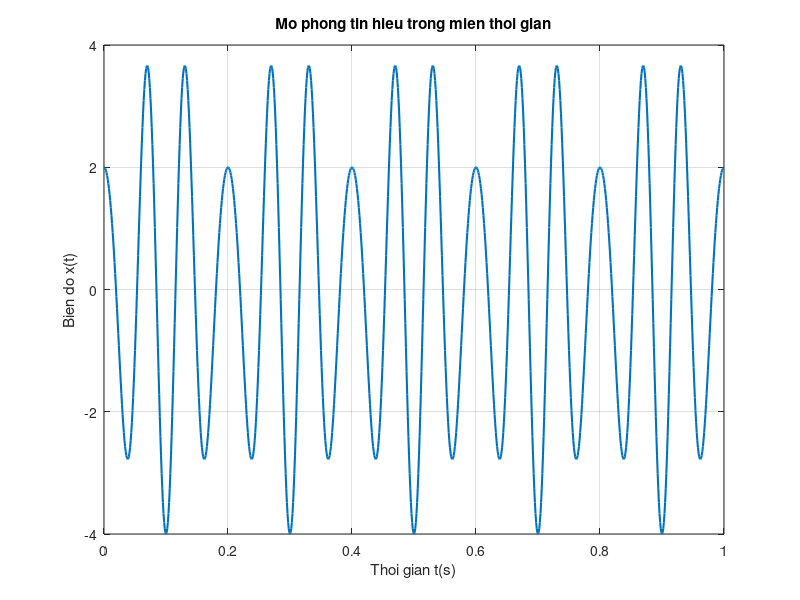
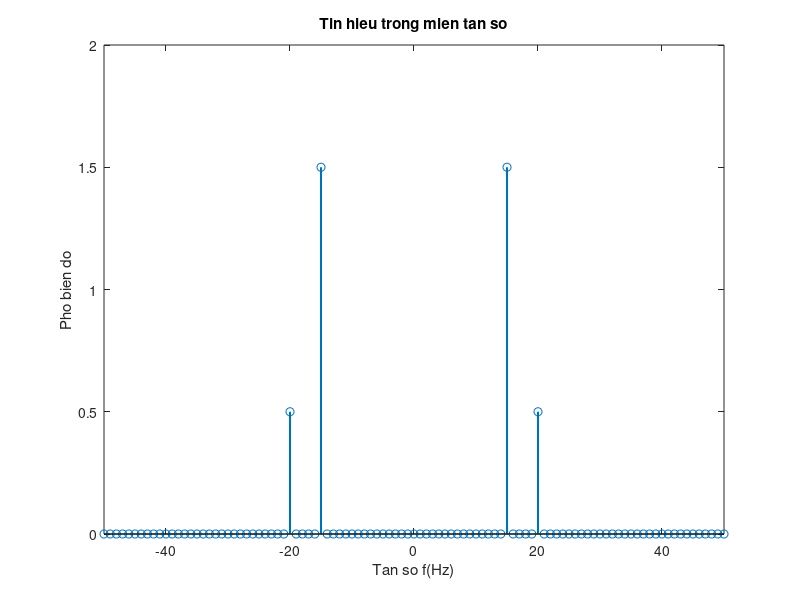

Here is the MATLAB script that generated these plots, in order:
clc; clear;

% Cac thong so cau hinh
fs = 1000;
ts = 1 / fs;
t = 0:ts:1-ts;

% Tin hieu 
x = cos(40*pi*t - pi) + 3*cos(30*pi*t);

% a. Mo phon va ve tin hieu trong mien thoi gian
figure;
plot(t, x, 'LineWidth', 1.5);
grid on;
xlabel('Thoi gian t(s)');
ylabel('Bien do x(t)');
title('Mo phong tin hieu trong mien thoi gian');

% b. Bien doi Fourier
N = length(x);
x_fft = fft(x);

% Ve tin hieu trong mien tan so
df = fs / N;
x_fft_shift = fftshift(x_fft);
f_2_phia = -fs/2:df:fs/2 - df;
pho_bien_do_2_phia = abs(x_fft_shift) / N;

figure;
stem(f_2_phia, pho_bien_do_2_phia, 'LineWidth', 1.5);
xlabel('Tan so f(Hz)');
ylabel('Pho bien do');
title('Tin hieu trong mien tan so');
xlim([-50 50]);
